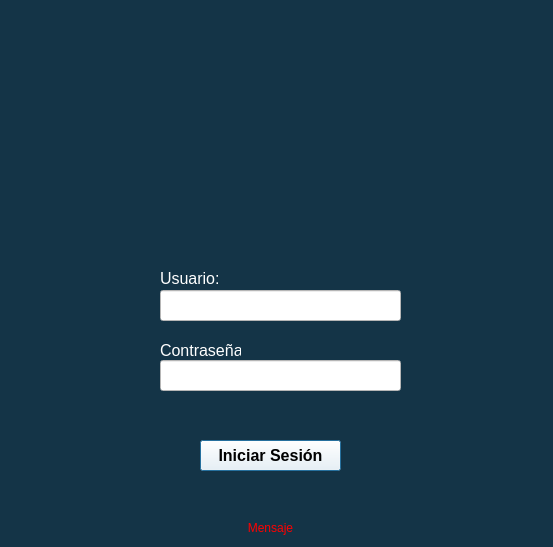
<?xml version="1.0" encoding="UTF-8"?>
<ui version="4.0">
 <class>Dialog</class>
 <widget class="QDialog" name="Dialog">
  <property name="geometry">
   <rect>
    <x>0</x>
    <y>0</y>
    <width>553</width>
    <height>547</height>
   </rect>
  </property>
  <property name="windowTitle">
   <string>Dialog</string>
  </property>
  <property name="styleSheet">
   <string notr="true">background-color: rgb(20, 52, 71);</string>
  </property>
  <widget class="QLabel" name="label">
   <property name="geometry">
    <rect>
     <x>180</x>
     <y>40</y>
     <width>200</width>
     <height>200</height>
    </rect>
   </property>
   <property name="text">
    <string/>
   </property>
   <property name="pixmap">
    <pixmap>logo.png</pixmap>
   </property>
  </widget>
  <widget class="QLabel" name="label_3">
   <property name="geometry">
    <rect>
     <x>160</x>
     <y>270</y>
     <width>71</width>
     <height>16</height>
    </rect>
   </property>
   <property name="font">
    <font>
     <pointsize>12</pointsize>
    </font>
   </property>
   <property name="styleSheet">
    <string notr="true">color: rgb(255, 255, 255);</string>
   </property>
   <property name="text">
    <string>Usuario:</string>
   </property>
  </widget>
  <widget class="QLabel" name="label_4">
   <property name="geometry">
    <rect>
     <x>160</x>
     <y>340</y>
     <width>81</width>
     <height>20</height>
    </rect>
   </property>
   <property name="font">
    <font>
     <pointsize>12</pointsize>
    </font>
   </property>
   <property name="styleSheet">
    <string notr="true">color: rgb(255, 255, 255);</string>
   </property>
   <property name="text">
    <string>Contraseña:</string>
   </property>
  </widget>
  <widget class="QLineEdit" name="txtUsuario">
   <property name="geometry">
    <rect>
     <x>160</x>
     <y>290</y>
     <width>241</width>
     <height>31</height>
    </rect>
   </property>
   <property name="font">
    <font>
     <pointsize>12</pointsize>
    </font>
   </property>
   <property name="autoFillBackground">
    <bool>false</bool>
   </property>
   <property name="styleSheet">
    <string notr="true">background-color: rgb(255, 255, 255);</string>
   </property>
  </widget>
  <widget class="QLineEdit" name="txtClave">
   <property name="geometry">
    <rect>
     <x>160</x>
     <y>360</y>
     <width>241</width>
     <height>31</height>
    </rect>
   </property>
   <property name="font">
    <font>
     <pointsize>12</pointsize>
    </font>
   </property>
   <property name="styleSheet">
    <string notr="true">background-color: rgb(255, 255, 255);</string>
   </property>
   <property name="echoMode">
    <enum>QLineEdit::Password</enum>
   </property>
  </widget>
  <widget class="QPushButton" name="btnAcceder">
   <property name="geometry">
    <rect>
     <x>200</x>
     <y>440</y>
     <width>141</width>
     <height>31</height>
    </rect>
   </property>
   <property name="font">
    <font>
     <pointsize>12</pointsize>
     <bold>true</bold>
    </font>
   </property>
   <property name="styleSheet">
    <string notr="true">background-color: rgb(255, 255, 255);</string>
   </property>
   <property name="text">
    <string>Iniciar Sesión</string>
   </property>
  </widget>
  <widget class="QLabel" name="lblMensaje">
   <property name="geometry">
    <rect>
     <x>50</x>
     <y>520</y>
     <width>441</width>
     <height>16</height>
    </rect>
   </property>
   <property name="styleSheet">
    <string notr="true">color: rgb(255, 0, 0);</string>
   </property>
   <property name="text">
    <string>Mensaje</string>
   </property>
   <property name="alignment">
    <set>Qt::AlignCenter</set>
   </property>
  </widget>
 </widget>
 <resources>
  <include location="../../../../../../Pictures/Screenshots/imagenes.qrc"/>
 </resources>
 <connections/>
</ui>
